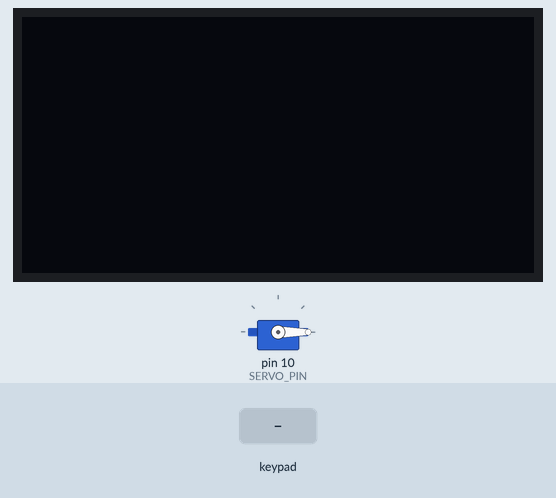
Simulated run of this sketch. Board: Arduino Uno, built with avr-gcc and run on an emulated ATmega328P. Parts: 128×64 one-colour display, servo. The inputs (shaded band) are chosen by the test bench.

Above: at 1.2 s.
1.3 s: keypad keys 1 2 3 4 5 6 7 8 # pressed 0.4 s apart
At 5.9 s:
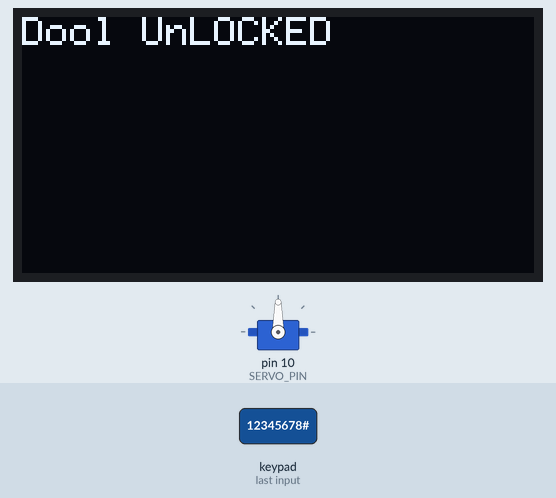
6.4 s: key '#' pressed
9.4 s: keypad keys 1 2 3 4 5 6 7 8 * pressed 0.4 s apart
At 13.74 s:
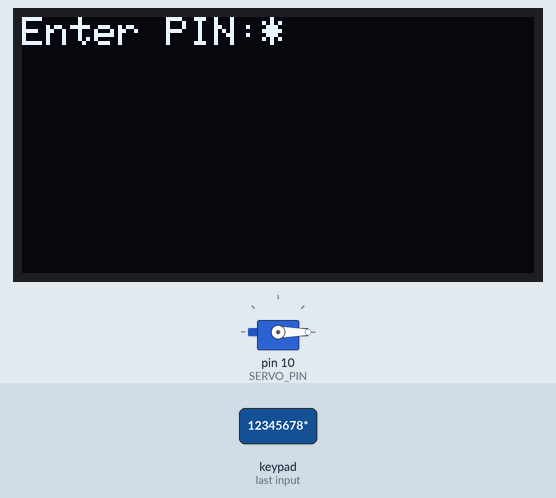
15.1 s: keypad keys 2 3 4 5 # pressed 0.4 s apart
At 17.9 s:
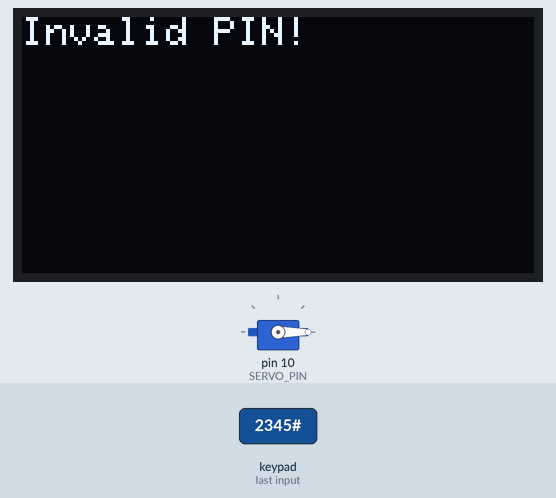
18.6 s: key '1' pressed
At 19.9 s:
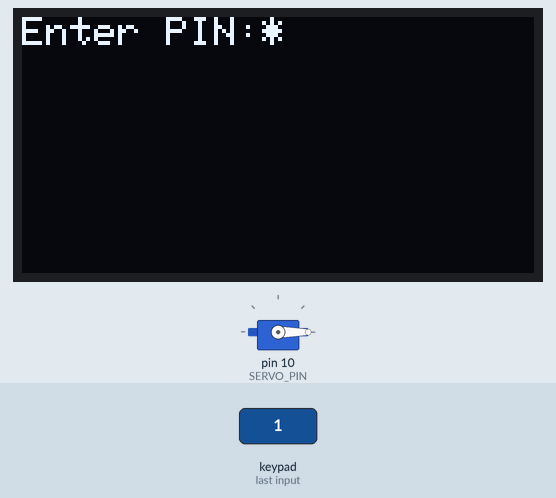
20.2 s: key '2' pressed
At 21.6 s:
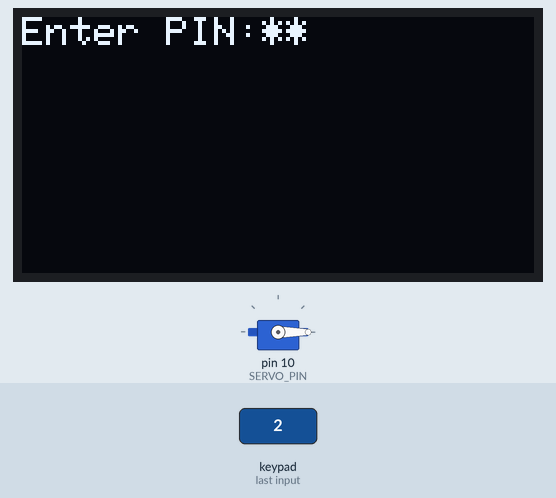
Timing chart, 0 to 22.7 s (numbered marks = the images above; inputs shaded):
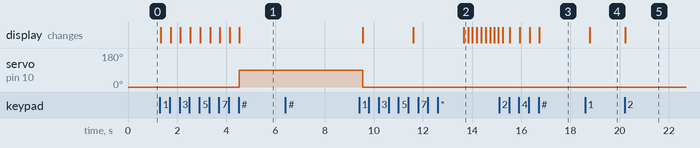

The sketch:

arduino_code.ino
```cpp
#include <Servo.h>
#include <Keypad.h>
#include <Wire.h>
#include <Adafruit_GFX.h>
#include <Adafruit_SSD1306.h>


#define OLED_RESET 4
#define SCREEN_WIDTH 128 //  display width in pixels
#define SCREEN_HEIGHT 64 // display height in pixels
Adafruit_SSD1306 display(SCREEN_WIDTH, SCREEN_HEIGHT, &Wire, OLED_RESET);

const byte ROWS = 4;
const byte COLS = 4;
char keys[ROWS][COLS] = {
  {'1','2','3','A'},
  {'4','5','6','B'},
  {'7','8','9','C'},
  {'*','0','#','D'}};
byte rowPins[ROWS] = {2, 3, 4, 5}; // Connecting r1,r2,r3,r4
byte colPins[COLS] = {6, 7, 8, 9}; // Connecting c1,c2,c3,c4
Keypad keypad = Keypad(makeKeymap(keys), rowPins, colPins, ROWS, COLS); //creating object

#define SERVO_PIN 10
Servo servo;

const String correctPin = "12345678";

String enteredPin = "";
boolean doorLocked = true;

void setup() {
  // Initialising display
  display.begin(SSD1306_SWITCHCAPVCC, 0x3C);
  display.clearDisplay();
  display.setTextColor(WHITE);

  // Initialize servo
  servo.attach(SERVO_PIN);
  servo.write(0);
}

void loop() {
  char key = keypad.getKey();
  if (key) {
    if (key == '#') { // Check if entered PIN is complete
      if (enteredPin == correctPin) {
        unlockDoor();
      } else {
        enteredPin = ""; // Reseting the entered PIN
        display.clearDisplay();
        display.setCursor(0, 0);
        display.println("Invalid PIN!");
        display.display();
        delay(2000);
        display.clearDisplay();
      }
    } else {
      enteredPin += key; // Adding keypad input to entered pin
      display.clearDisplay();
      display.setCursor(0, 0);
      display.print("Enter PIN:");
      for (int i = 1; i <= enteredPin.length(); i++) {
        display.print("*"); // show digits
      }
      display.display();
    }
  }
}

void unlockDoor() {
  servo.write(90);
  display.clearDisplay();
  display.setCursor(0, 0);
  display.println("Dool UnLOCKED");
  display.display();
  delay(5000); // Wait for 5 seconds

  servo.write(0); // Rotating the servo back to locked position
  enteredPin = ""; // Resetting the entered PIN
  display.clearDisplay();
  display.setCursor(0, 0);
  display.println("Dool LOCKED");
  display.display();
  delay(2000);
  display.clearDisplay();
}
```

Measured:
- after the input at 1.3 s, servo on pin 10 (SERVO_PIN): 0° → 90° after 3.2 s; the display: first changes at once (image 1 shows a later state)
- after the input at 6.4 s, every drawn part: stays the same
- after the input at 9.4 s, the display: first differs from a run without the input after 4.3 s (image 2)
- after the input at 15.1 s, the display: first changes after 0.15 s (image 3 shows a later state)
- after the input at 18.6 s, the display: changes after 0.19 s (image 4)
- after the input at 20.2 s, the display: changes at once (image 5)
